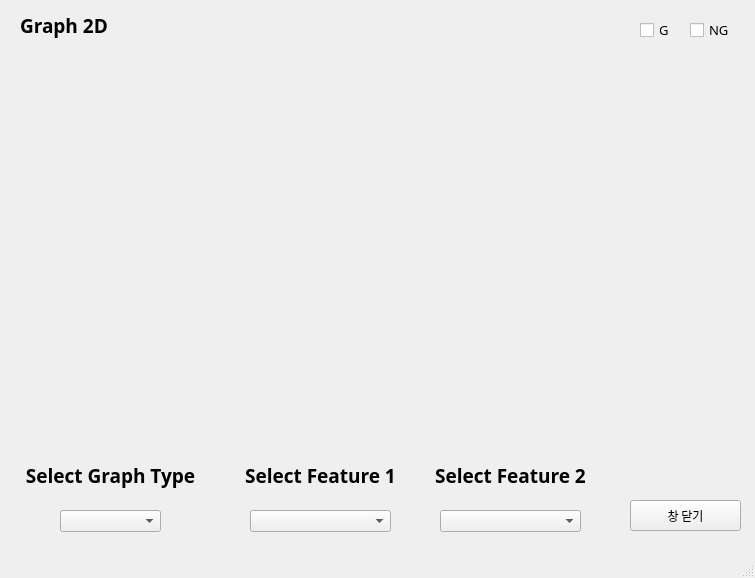
<?xml version="1.0" encoding="UTF-8"?>
<ui version="4.0">
 <class>analysis_2d</class>
 <widget class="QMainWindow" name="analysis_2d">
  <property name="geometry">
   <rect>
    <x>0</x>
    <y>0</y>
    <width>755</width>
    <height>578</height>
   </rect>
  </property>
  <property name="windowTitle">
   <string>분석(시각화2D)</string>
  </property>
  <widget class="QWidget" name="centralwidget">
   <widget class="QComboBox" name="comboBox_col">
    <property name="geometry">
     <rect>
      <x>250</x>
      <y>510</y>
      <width>141</width>
      <height>22</height>
     </rect>
    </property>
    <property name="font">
     <font>
      <family>맑은 고딕</family>
      <pointsize>8</pointsize>
     </font>
    </property>
    <property name="layoutDirection">
     <enum>Qt::LeftToRight</enum>
    </property>
   </widget>
   <widget class="QPushButton" name="btn_main">
    <property name="geometry">
     <rect>
      <x>630</x>
      <y>500</y>
      <width>111</width>
      <height>31</height>
     </rect>
    </property>
    <property name="font">
     <font>
      <family>맑은 고딕</family>
      <pointsize>9</pointsize>
     </font>
    </property>
    <property name="layoutDirection">
     <enum>Qt::LeftToRight</enum>
    </property>
    <property name="text">
     <string>창 닫기</string>
    </property>
   </widget>
   <widget class="QComboBox" name="comboBox_graph">
    <property name="geometry">
     <rect>
      <x>60</x>
      <y>510</y>
      <width>101</width>
      <height>22</height>
     </rect>
    </property>
    <property name="font">
     <font>
      <family>맑은 고딕</family>
      <pointsize>9</pointsize>
     </font>
    </property>
    <property name="layoutDirection">
     <enum>Qt::LeftToRight</enum>
    </property>
   </widget>
   <widget class="QLabel" name="label_select_graph">
    <property name="geometry">
     <rect>
      <x>10</x>
      <y>460</y>
      <width>201</width>
      <height>31</height>
     </rect>
    </property>
    <property name="font">
     <font>
      <family>맑은 고딕</family>
     </font>
    </property>
    <property name="layoutDirection">
     <enum>Qt::LeftToRight</enum>
    </property>
    <property name="text">
     <string>&lt;html&gt;&lt;head/&gt;&lt;body&gt;&lt;p align=&quot;center&quot;&gt;&lt;span style=&quot; font-size:14pt; font-weight:600;&quot;&gt;Select Graph Type&lt;/span&gt;&lt;/p&gt;&lt;/body&gt;&lt;/html&gt;</string>
    </property>
   </widget>
   <widget class="QLabel" name="label_graph">
    <property name="geometry">
     <rect>
      <x>20</x>
      <y>10</y>
      <width>111</width>
      <height>31</height>
     </rect>
    </property>
    <property name="font">
     <font>
      <family>맑은 고딕</family>
     </font>
    </property>
    <property name="text">
     <string>&lt;html&gt;&lt;head/&gt;&lt;body&gt;&lt;p&gt;&lt;span style=&quot; font-size:14pt; font-weight:600;&quot;&gt;Graph 2D&lt;/span&gt;&lt;/p&gt;&lt;/body&gt;&lt;/html&gt;</string>
    </property>
   </widget>
   <widget class="QLabel" name="label_select_col">
    <property name="geometry">
     <rect>
      <x>230</x>
      <y>460</y>
      <width>181</width>
      <height>31</height>
     </rect>
    </property>
    <property name="font">
     <font>
      <family>맑은 고딕</family>
     </font>
    </property>
    <property name="layoutDirection">
     <enum>Qt::LeftToRight</enum>
    </property>
    <property name="text">
     <string>&lt;html&gt;&lt;head/&gt;&lt;body&gt;&lt;p align=&quot;center&quot;&gt;&lt;span style=&quot; font-size:14pt; font-weight:600;&quot;&gt;Select Feature 1&lt;/span&gt;&lt;/p&gt;&lt;/body&gt;&lt;/html&gt;</string>
    </property>
   </widget>
   <widget class="QLabel" name="label_select_col_2">
    <property name="geometry">
     <rect>
      <x>420</x>
      <y>460</y>
      <width>181</width>
      <height>31</height>
     </rect>
    </property>
    <property name="font">
     <font>
      <family>맑은 고딕</family>
     </font>
    </property>
    <property name="layoutDirection">
     <enum>Qt::LeftToRight</enum>
    </property>
    <property name="text">
     <string>&lt;html&gt;&lt;head/&gt;&lt;body&gt;&lt;p align=&quot;center&quot;&gt;&lt;span style=&quot; font-size:14pt; font-weight:600;&quot;&gt;Select Feature 2&lt;/span&gt;&lt;/p&gt;&lt;/body&gt;&lt;/html&gt;</string>
    </property>
   </widget>
   <widget class="QComboBox" name="comboBox_col_2">
    <property name="geometry">
     <rect>
      <x>440</x>
      <y>510</y>
      <width>141</width>
      <height>22</height>
     </rect>
    </property>
    <property name="font">
     <font>
      <family>맑은 고딕</family>
      <pointsize>8</pointsize>
     </font>
    </property>
    <property name="layoutDirection">
     <enum>Qt::LeftToRight</enum>
    </property>
   </widget>
   <widget class="QWidget" name="verticalLayoutWidget">
    <property name="geometry">
     <rect>
      <x>19</x>
      <y>49</y>
      <width>721</width>
      <height>401</height>
     </rect>
    </property>
    <layout class="QVBoxLayout" name="layout_graph">
     <property name="sizeConstraint">
      <enum>QLayout::SetDefaultConstraint</enum>
     </property>
    </layout>
   </widget>
   <widget class="QCheckBox" name="checkBox_G">
    <property name="geometry">
     <rect>
      <x>640</x>
      <y>20</y>
      <width>41</width>
      <height>20</height>
     </rect>
    </property>
    <property name="font">
     <font>
      <family>맑은 고딕</family>
      <pointsize>10</pointsize>
     </font>
    </property>
    <property name="layoutDirection">
     <enum>Qt::LeftToRight</enum>
    </property>
    <property name="text">
     <string>G</string>
    </property>
   </widget>
   <widget class="QCheckBox" name="checkBox_NG">
    <property name="geometry">
     <rect>
      <x>690</x>
      <y>20</y>
      <width>51</width>
      <height>20</height>
     </rect>
    </property>
    <property name="font">
     <font>
      <family>맑은 고딕</family>
      <pointsize>10</pointsize>
     </font>
    </property>
    <property name="layoutDirection">
     <enum>Qt::LeftToRight</enum>
    </property>
    <property name="text">
     <string>NG</string>
    </property>
   </widget>
  </widget>
  <widget class="QMenuBar" name="menubar">
   <property name="geometry">
    <rect>
     <x>0</x>
     <y>0</y>
     <width>755</width>
     <height>21</height>
    </rect>
   </property>
  </widget>
  <widget class="QStatusBar" name="statusbar"/>
 </widget>
 <resources/>
 <connections/>
</ui>
